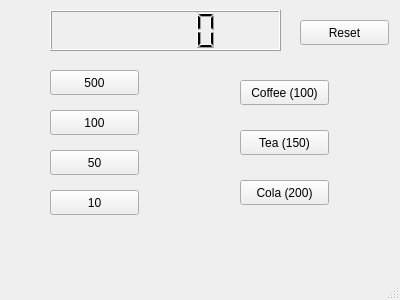
<?xml version="1.0" encoding="UTF-8"?>
<ui version="4.0">
 <class>widget</class>
 <widget class="QMainWindow" name="widget">
  <property name="geometry">
   <rect>
    <x>0</x>
    <y>0</y>
    <width>400</width>
    <height>300</height>
   </rect>
  </property>
  <property name="windowTitle">
   <string>widget</string>
  </property>
  <widget class="QWidget" name="centralWidget">
   <widget class="QLCDNumber" name="lcdNumber">
    <property name="geometry">
     <rect>
      <x>50</x>
      <y>10</y>
      <width>231</width>
      <height>41</height>
     </rect>
    </property>
   </widget>
   <widget class="QPushButton" name="pb100">
    <property name="geometry">
     <rect>
      <x>50</x>
      <y>110</y>
      <width>89</width>
      <height>25</height>
     </rect>
    </property>
    <property name="text">
     <string>100</string>
    </property>
   </widget>
   <widget class="QPushButton" name="pb50">
    <property name="geometry">
     <rect>
      <x>50</x>
      <y>150</y>
      <width>89</width>
      <height>25</height>
     </rect>
    </property>
    <property name="text">
     <string>50</string>
    </property>
   </widget>
   <widget class="QPushButton" name="pb500">
    <property name="geometry">
     <rect>
      <x>50</x>
      <y>70</y>
      <width>89</width>
      <height>25</height>
     </rect>
    </property>
    <property name="text">
     <string>500</string>
    </property>
   </widget>
   <widget class="QPushButton" name="pb10">
    <property name="geometry">
     <rect>
      <x>50</x>
      <y>190</y>
      <width>89</width>
      <height>25</height>
     </rect>
    </property>
    <property name="text">
     <string>10</string>
    </property>
   </widget>
   <widget class="QPushButton" name="pbCoffee">
    <property name="geometry">
     <rect>
      <x>240</x>
      <y>80</y>
      <width>89</width>
      <height>25</height>
     </rect>
    </property>
    <property name="text">
     <string>Coffee (100)</string>
    </property>
   </widget>
   <widget class="QPushButton" name="pbCola">
    <property name="geometry">
     <rect>
      <x>240</x>
      <y>180</y>
      <width>89</width>
      <height>25</height>
     </rect>
    </property>
    <property name="text">
     <string>Cola (200)</string>
    </property>
   </widget>
   <widget class="QPushButton" name="pbTea">
    <property name="geometry">
     <rect>
      <x>240</x>
      <y>130</y>
      <width>89</width>
      <height>25</height>
     </rect>
    </property>
    <property name="text">
     <string>Tea (150)</string>
    </property>
   </widget>
   <widget class="QPushButton" name="pbReset">
    <property name="geometry">
     <rect>
      <x>300</x>
      <y>20</y>
      <width>89</width>
      <height>25</height>
     </rect>
    </property>
    <property name="text">
     <string>Reset</string>
    </property>
   </widget>
  </widget>
  <widget class="QStatusBar" name="statusBar"/>
 </widget>
 <layoutdefault spacing="6" margin="11"/>
 <resources/>
 <connections/>
</ui>
